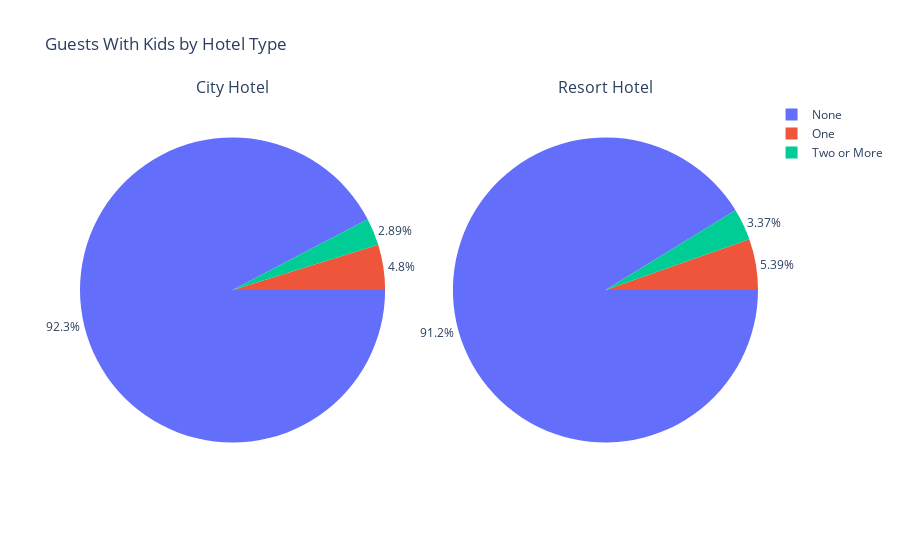

The notebook cell this image was saved under:
### Code cell
g = make_subplots(rows=1, cols=2, subplot_titles = ('City Hotel','Resort Hotel'), specs=[[{"type": "pie"}, {"type": "pie"}]])

labels = list(hotel_df_kid.index.get_level_values(1).unique())
sizes = list(hotel_df_kid.loc[('City Hotel',)])

g.add_trace(
    go.Pie(labels=labels, hoverinfo='label+percent', values=sizes, textposition='outside', rotation=90, name = 'City Hotel'),
    row=1, col=1
)

labels = list(hotel_df_kid.index.get_level_values(1).unique())
sizes = list(hotel_df_kid.loc[('Resort Hotel',)])

g.add_trace(
    go.Pie(labels=labels, hoverinfo='label+percent', values=sizes, textposition='outside', rotation=90, name = 'Resort Hotel'),
    row=1, col=2
)

g.update_layout(title_text="Guests With Kids by Hotel Type")
g.show()

### Figure 1 — Plotly figure (JSON) as saved in the notebook; plotly's stock layout.template omitted (floating-point values rounded to 4 significant figures)
{"data": [{"domain": {"x": [0, 0.45], "y": [0, 1]}, "hoverinfo": "label+percent", "labels": ["None", "One", "Two or More"], "name": "City Hotel", "rotation": 90, "textposition": "outside", "type": "pie", "values": [92.32, 4.798, 2.886]}, {"domain": {"x": [0.55, 1], "y": [0, 1]}, "hoverinfo": "label+percent", "labels": ["None", "One", "Two or More"], "name": "Resort Hotel", "rotation": 90, "textposition": "outside", "type": "pie", "values": [91.25, 5.386, 3.367]}], "layout": {"annotations": [{"font": {"size": 16}, "showarrow": false, "text": "City Hotel", "x": 0.225, "xanchor": "center", "xref": "paper", "y": 1, "yanchor": "bottom", "yref": "paper"}, {"font": {"size": 16}, "showarrow": false, "text": "Resort Hotel", "x": 0.775, "xanchor": "center", "xref": "paper", "y": 1, "yanchor": "bottom", "yref": "paper"}], "title": {"text": "Guests With Kids by Hotel Type"}}}
